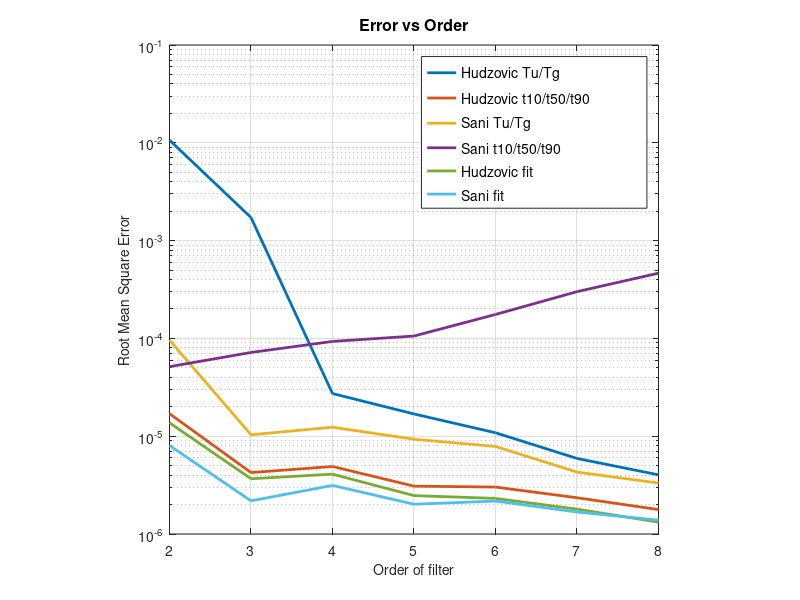

Reproduce this figure in MATLAB. (Note: this script raises an error after producing the figure.)
function error_calculations()
    close all;
    
    % subroutines are located in this folder
    addpath([pwd,'/mfunctions']);
    
    %error_calculations_noise();
    %error_calculations_order();
    
    display_error_vs_order();
    display_error_vs_noise();
    display_error_vs_noise_avg();
    %display_failure_rate();
    display_sani_lookup_vs_interpolation();
end

function display_error_vs_order()
    load('errors_order.mat', 'errors_order');

    % Error vs Order
    for k = 2:8
        tmp(k-1, 1) = mean(errors_order(k-1).hudzovic_tu_tg(isfinite(errors_order(k-1).hudzovic_tu_tg)));
        tmp(k-1, 2) = mean(errors_order(k-1).hudzovic_t10_t50_t90(isfinite(errors_order(k-1).hudzovic_t10_t50_t90)));
        tmp(k-1, 3) = mean(errors_order(k-1).sani_tu_tg(isfinite(errors_order(k-1).sani_tu_tg)));
        tmp(k-1, 4) = mean(errors_order(k-1).sani_t10_t50_t90(isfinite(errors_order(k-1).sani_t10_t50_t90)));
        tmp(k-1, 5) = mean(errors_order(k-1).hudzovic_fit(isfinite(errors_order(k-1).hudzovic_fit)));
        tmp(k-1, 6) = mean(errors_order(k-1).sani_fit(isfinite(errors_order(k-1).sani_fit)));
    end

    figure;
    semilogy(2:8, tmp, 'LineWidth', 2);
    grid on
    legend('\fontsize{14}Hudzovic Tu/Tg',...
        '\fontsize{14}Hudzovic t10/t50/t90',...
        '\fontsize{14}Sani Tu/Tg',...
        '\fontsize{14}Sani t10/t50/t90',...
        '\fontsize{14}Hudzovic fit',...
        '\fontsize{14}Sani fit');
    %axis([2 8 10e-7 20e-3]);
    axis square
    xlabel('\fontsize{14}Order of filter');
    ylabel('\fontsize{14}Root Mean Square Error');
    title('\fontsize{16}Error vs Order');
end

function display_sani_lookup_vs_interpolation()
    tmp = load('errors_order_sani_lookup.mat', 'errors_order');
    lookup = tmp.errors_order;
    tmp = load('errors_order_sani_interpolation.mat', 'errors_order');
    interpolation = tmp.errors_order;
    
    % Error vs Order
    tmp = zeros(7, 6);
    for k = 2:8
        tmp(k-1, 1) = mean(interpolation(k-1).hudzovic_tu_tg(isfinite(interpolation(k-1).hudzovic_tu_tg)));
        tmp(k-1, 2) = mean(interpolation(k-1).hudzovic_t10_t50_t90(isfinite(interpolation(k-1).hudzovic_t10_t50_t90)));
        tmp(k-1, 3) = mean(interpolation(k-1).sani_tu_tg(isfinite(interpolation(k-1).sani_tu_tg)));
        tmp(k-1, 4) = mean(interpolation(k-1).sani_t10_t50_t90(isfinite(interpolation(k-1).sani_t10_t50_t90)));
        tmp(k-1, 5) = mean(interpolation(k-1).hudzovic_fit(isfinite(interpolation(k-1).hudzovic_fit)));
        tmp(k-1, 6) = mean(interpolation(k-1).sani_fit(isfinite(interpolation(k-1).sani_fit)));
    end

    figure;
    for i = 1:6
        if i == 4
            semilogy(2:8, tmp(:,i), 'LineWidth', 2);
        else
            semilogy(2:8, tmp(:,i));  hold on, grid on
        end
    end
    tmp2 = zeros(1, 7);
    for k = 2:8
        tmp2(k-1) = mean(lookup(k-1).sani_t10_t50_t90(isfinite(lookup(k-1).sani_t10_t50_t90)));
    end
    semilogy(2:8, tmp2, '--', 'LineWidth', 2);
    
    legend('\fontsize{14}Hudzovic Tu/Tg',...
        '\fontsize{14}Hudzovic t10/t50/t90',...
        '\fontsize{14}Sani Tu/Tg',...
        '\fontsize{14}Sani t10/t50/t90, Interpolation Formulae',...
        '\fontsize{14}Hudzovic fit',...
        '\fontsize{14}Sani fit',...
        '\fontsize{14}Sani t10/t50/t90, Lookup');
    %axis([2 8 10e-7 20e-3]);
    axis square
    xlabel('\fontsize{14}Order of filter');
    ylabel('\fontsize{14}Root Mean Square Error');
    title('\fontsize{16}Sani Interpolation Formulae vs Lookup');
end

function display_error_vs_noise()
    load('errors_noise_fit.mat', 'errors_noise');

    % Error vs Input noise
    tmp = zeros(length(errors_noise.hudzovic_tu_tg), 6);
    tmp(:,1) = errors_noise.hudzovic_tu_tg;
    tmp(:,2) = errors_noise.hudzovic_t10_t50_t90;
    tmp(:,3) = errors_noise.sani_tu_tg;
    tmp(:,4) = errors_noise.sani_t10_t50_t90;
    tmp(:,5) = errors_noise.hudzovic_fit;
    tmp(:,6) = errors_noise.sani_fit;
    for i = 1:6
        tmp(:,i) = sliding_average(tmp(:,i), 10);
    end
    figure;
    semilogy(errors_noise.noise_amplitude * 100, tmp);
    grid on
    legend('\fontsize{14}Hudzovic Tu/Tg',...
        '\fontsize{14}Hudzovic t10/t50/t90',...
        '\fontsize{14}Sani Tu/Tg',...
        '\fontsize{14}Sani t10/t50/t90',...
        '\fontsize{14}Hudzovic fit',...
        '\fontsize{14}Sani fit',...
        'Location', 'southeast');
    %axis([0 200 10e-8 20e-2]);
    axis square
    xlabel('\fontsize{14}Normalised noise amplitude (%)');
    ylabel('\fontsize{14}Root Mean Square Error');
    title({'\fontsize{16}Error vs Input noise', '\fontsize{14}(Single 4th Order Step Response)'});
end

function display_error_vs_noise_avg()
    load('errors_noise_avg.mat', 'errors_noise');

    % Error vs Input noise
    tmp = zeros(length(errors_noise.hudzovic_tu_tg), 6);
    tmp(:,1) = errors_noise.hudzovic_tu_tg;
    tmp(:,2) = errors_noise.hudzovic_t10_t50_t90;
    tmp(:,3) = errors_noise.sani_tu_tg;
    tmp(:,4) = errors_noise.sani_t10_t50_t90;
    for i = 1:4
        tmp(:,i) = sliding_average(tmp(:,i), 20);
    end
    figure;
    semilogy(errors_noise.noise_amplitude * 100, tmp);
    grid on
    legend('\fontsize{14}Hudzovic Tu/Tg',...
        '\fontsize{14}Hudzovic t10/t50/t90',...
        '\fontsize{14}Sani Tu/Tg',...
        '\fontsize{14}Sani t10/t50/t90',...
        'Location', 'southeast');
    %axis([0 200 10e-8 20e-2]);
    axis square
    xlabel('\fontsize{14}Normalised noise amplitude (%)');
    ylabel('\fontsize{14}Root Mean Square Error');
    title({'\fontsize{16}Error vs Input noise', '\fontsize{14}(Random Step Responses)'});
end

function display_failure_rate()
    load('errors_order.mat', 'errors_order');

    % Plot the "failure rate" in function of order. Whenever the error is
    % too large, the error is set to Inf. For every order, we created 100
    % random step responses which means the number of Inf items is directly
    % the failure rate in percent.
    tmp = zeros(7, 6);
    for k = 2:8
        tmp(k-1, 1) = 100 - sum(isfinite(errors_order(k-1).hudzovic_tu_tg));
        tmp(k-1, 2) = 100 - sum(isfinite(errors_order(k-1).hudzovic_t10_t50_t90));
        tmp(k-1, 3) = 100 - sum(isfinite(errors_order(k-1).sani_tu_tg));
        tmp(k-1, 4) = 100 - sum(isfinite(errors_order(k-1).sani_t10_t50_t90));
        tmp(k-1, 5) = 100 - sum(isfinite(errors_order(k-1).hudzovic_fit));
        tmp(k-1, 6) = 100 - sum(isfinite(errors_order(k-1).sani_fit));
    end
    figure;
    plot(2:8, tmp, 'LineWidth', 2);
    grid on
    legend('\fontsize{14}Hudzovic Tu/Tg',...
        '\fontsize{14}Hudzovic t10/t50/t90',...
        '\fontsize{14}Sani Tu/Tg',...
        '\fontsize{14}Sani t10/t50/t90',...
        '\fontsize{14}Hudzovic fit',...
        '\fontsize{14}Sani fit');
    axis square
    xlabel('\fontsize{14}Order of filter');
    ylabel('\fontsize{14}Failure Rate (%)');
    title('\fontsize{16}Failure vs Order');
end

function error_calculations_noise()
    rand('state', 0);
    %errors_noise = struct
    load('errors_noise.mat', 'errors_noise');
    
    num_simulations = 1000;
    num_avg = 500;
    for i = 851:num_simulations
        fprintf('Current iteration: %d\n', i);
        for k = 1:num_avg
            % generate transfer function
            [xdata_orig, ydata_orig] = gen_random_ptn(randi([2 8], 1, 1));

            % apply noise
            amp_rand = 0.35 * (i-1) / (num_simulations-1);
            xdata_raw = xdata_orig;
            ydata_raw = ydata_orig + amp_rand * (rand(length(ydata_orig),1)-0.5);

            err_acc = zeros(1, 6);

            try
                [xdata, ydata] = preprocess_curve(xdata_raw, ydata_raw);
                [Tu, Tg] = characterise_curve(xdata, ydata);
                [t10, t50, t90] = characterise_curve(xdata, ydata, [0 1]); % We know it's normalised to 0-1

                % Hudzovic, Tu/Tg
                [T, r, order] = hudzovic_lookup(Tu, Tg);
                G = hudzovic_transfer_function(T, r, order);
                g_hudzovic_tu_tg = step(G, xdata);

                % Hudzovic, t10/t50/t90
                [T, r, order] = hudzovic_lookup(t10, t50, t90);
                G = hudzovic_transfer_function(T, r, order);
                g_hudzovic_t3 = step(G, xdata);

                % Sani, Tu/Tg
                [T, r, order] = sani_lookup(Tu, Tg);
                G = sani_transfer_function(T, r, order);
                g_sani_tu_tg = step(G, xdata);

                % Sani, t10/t50/t90
                [T, r, order] = sani_lookup(t10, t50, t90);
                G = sani_transfer_function(T, r, order);
                g_sani_t3 = step(G, xdata);

                % Hudzovic fit of raw data
%                 [T, r, order] = hudzovic_lookup(t10, t50, t90);
%                 [T, r] = hudzovic_fit(T, r, order, xdata_raw, ydata_raw);
%                 G = hudzovic_transfer_function(T, r, order);
%                 g_hudzovic_fit = step(G, xdata);
% 
%                 % Sani fit of raw data
%                 [T, r, order] = sani_lookup(t10, t50, t90);
%                 [T, r] = sani_fit(T, r, order, xdata_raw, ydata_raw);
%                 G = sani_transfer_function(T, r, order);
%                 g_sani_fit = step(G, xdata);
            catch
            end
            
            % accumulate errors so we can compute the average later
            err_acc(1) = err_acc(1) + sqrt(immse(g_hudzovic_tu_tg, ydata_orig));
            err_acc(2) = err_acc(2) + sqrt(immse(g_hudzovic_t3, ydata_orig));
            err_acc(3) = err_acc(3) + sqrt(immse(g_sani_tu_tg, ydata_orig));
            err_acc(4) = err_acc(4) + sqrt(immse(g_sani_t3, ydata_orig));
%             err_acc(5) = err_acc(5) + sqrt(immse(g_hudzovic_fit, ydata_orig));
%             err_acc(6) = err_acc(6) + sqrt(immse(g_sani_fit, ydata_orig));
        end
        
        % average
        err_acc = err_acc ./ num_avg;
        
        errors_noise.noise_amplitude(i) = amp_rand;
        errors_noise.hudzovic_tu_tg(i) = err_acc(1);
        errors_noise.hudzovic_t10_t50_t90(i) = err_acc(2);
        errors_noise.sani_tu_tg(i) = err_acc(3);
        errors_noise.sani_t10_t50_t90(i) = err_acc(4);
%         errors_noise.hudzovic_fit(i) = err_acc(5);
%         errors_noise.sani_fit(i) = err_acc(6);
    end

    save('errors_noise.mat', 'errors_noise');
end

function error_calculations_order()
    rand('state', 0);

    for k = 2:8
        num_simulations = 100;
        errors_order(k-1) = struct(...
            'hudzovic_tu_tg', 0,...
            'hudzovic_t10_t50_t90', 0,...
            'sani_tu_tg', 0,...
            'sani_t10_t50_t90', 0,...
            'hudzovic_fit', 0,...
            'sani_fit', 0);
        
        for i = 1:num_simulations
            [xdata, ydata] = gen_random_ptn(k);

            [Tu, Tg] = characterise_curve(xdata, ydata);
            [t10, t50, t90] = characterise_curve(xdata, ydata, [0 1]); % We know it's normalised to 0-1

            try
            % Hudzovic, Tu/Tg
            [T, r, order] = hudzovic_lookup(Tu, Tg);
            G = hudzovic_transfer_function(T, r, order);
            g_hudzovic_tu_tg = step(G, xdata);

            % Hudzovic, t10/t50/t90
            [T, r, order] = hudzovic_lookup(t10, t50, t90);
            G = hudzovic_transfer_function(T, r, order);
            g_hudzovic_t3 = step(G, xdata);

            % Sani, Tu/Tg
            [T, r, order] = sani_lookup(Tu, Tg);
            G = sani_transfer_function(T, r, order);
            g_sani_tu_tg = step(G, xdata);

            % Sani, t10/t50/t90
            [T, r, order] = sani_lookup(t10, t50, t90);
            G = sani_transfer_function(T, r, order);
            g_sani_t3 = step(G, xdata);

            % Hudzovic fit of raw data
            [T, r, order] = hudzovic_lookup(t10, t50, t90);
            [T, r] = hudzovic_fit(T, r, order, xdata, ydata);
            G = hudzovic_transfer_function(T, r, order);
            g_hudzovic_fit = step(G, xdata);

            % Sani fit of raw data
            [T, r, order] = sani_lookup(t10, t50, t90);
            [T, r] = sani_fit(T, r, order, xdata, ydata);
            G = sani_transfer_function(T, r, order);
            g_sani_fit = step(G, xdata);
            catch
            end

            errors_order(k-1).hudzovic_tu_tg(i) = sqrt(immse(g_hudzovic_tu_tg, ydata));
            errors_order(k-1).hudzovic_t10_t50_t90(i) = sqrt(immse(g_hudzovic_t3, ydata));
            errors_order(k-1).sani_tu_tg(i) = sqrt(immse(g_sani_tu_tg, ydata));
            errors_order(k-1).sani_t10_t50_t90(i) = sqrt(immse(g_sani_t3, ydata));
            errors_order(k-1).hudzovic_fit(i) = sqrt(immse(g_hudzovic_fit, ydata));
            errors_order(k-1).sani_fit(i) = sqrt(immse(g_sani_fit, ydata));
        end
    end

    save('errors_order.mat', 'errors_order');
end

function error_calculations_order_sani_lookup()
    rand('state', 0);

    for k = 2:8
        num_simulations = 100;
        
        for i = 1:num_simulations
            [xdata, ydata] = gen_random_ptn(k);

            [Tu, Tg] = characterise_curve(xdata, ydata);
            [t10, t50, t90] = characterise_curve(xdata, ydata, [0 1]); % We know it's normalised to 0-1

            try
            % Sani, t10/t50/t90
            [T, r, order] = sani_lookup(t10, t50, t90);
            G = sani_transfer_function(T, r, order);
            g_sani_t3 = step(G, xdata);
            catch
            end

            errors_order(k-1) = rmse(g_sani_t3, ydata);
        end
    end

    save('errors_order_sani_lambda_lookup.mat', 'errors_order');
end

function [xdata, ydata] = gen_random_ptn(order)
    s = tf('s');
    G = 1;
    for k = 1:order
        Tk = (rand(1,1)*0.8+0.1) * 10;
        G = G / (1+s*Tk);
    end
    [ydata, xdata] = step(G);
    ydata = ydata - ydata(1);
    ydata = ydata / ydata(end);
end

